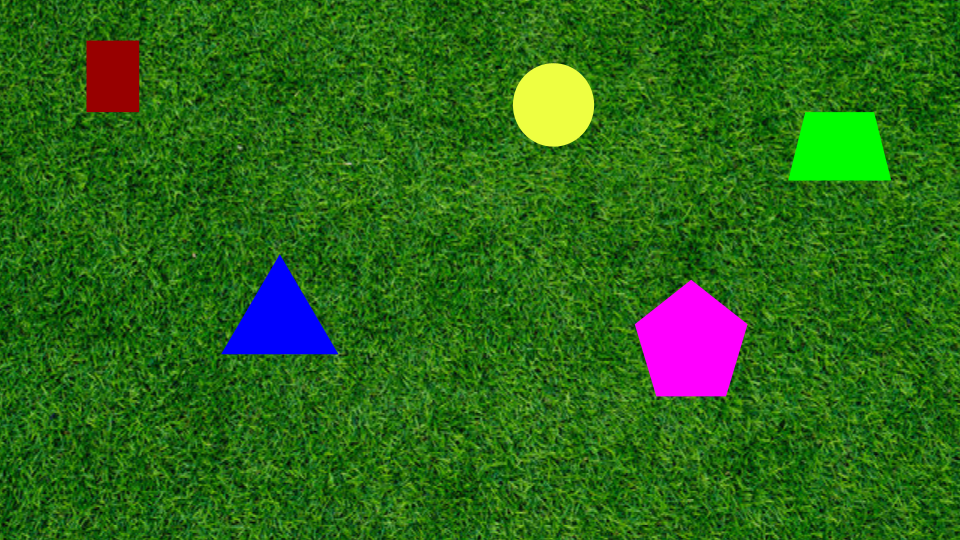
#> input picture PennAir 2024 App Static.png, 960 x 540 px
$ python -i core.py   (imports and definitions only)
#> lines starting #> are read from the running program, lines starting #| are printed output that depends on the picture; after the words box and inside, x2 and y2 are one past the last pixel; in counts of white or black regions, pixels touching at a corner belong together
import cv2
import numpy as np
import matplotlib.pyplot as plt
import logging
from typing import Tuple, cast

# [5 lines not run here, left out]


# ========== Basic Functions  ==========

# [11 lines left out: functions load_image, show_image, not called in this run]

# ========== Core Class ==========

class Processor:
    def __init__(self, img: np.ndarray):
        self.img = img

    def _to_bgr(self, img, is_bgr=True):
        if img.ndim == 2:
            return cv2.cvtColor(img, cv2.COLOR_GRAY2BGR), True
        if is_bgr:
            return img, True
        return cv2.cvtColor(img, cv2.COLOR_RGB2BGR), True

    def _auto_nonbg_mask(self, img, is_bgr=True, border_frac=0.05, return_extras=False):
        bgr, _ = self._to_bgr(img, is_bgr=is_bgr)
        H, W = bgr.shape[:2]
        lab = cv2.cvtColor(bgr, cv2.COLOR_BGR2LAB).astype(np.float32)

        t = max(2, int(min(H, W) * border_frac))
        # Sample from corners, which are more robustly background
        corners = np.concatenate([
            lab[:t, :t].reshape(-1, 3),       # Top-left
            lab[:t, W - t:].reshape(-1, 3),  # Top-right
            lab[H - t:, :t].reshape(-1, 3),   # Bottom-left
            lab[H - t:, W - t:].reshape(-1, 3), # Bottom-right
        ], axis=0)
        bg_lab = np.median(corners, axis=0)

        dist = np.linalg.norm(lab - bg_lab[None, None, :], axis=2)
        # Manual normalization to avoid type issues with cv2.normalize and None dst
        dmin = float(dist.min())
        dptp = float(dist.max() - dmin)
        if dptp < 1e-6:
            dist_u8 = np.zeros_like(dist, dtype=np.uint8)
        else:
            dist_u8 = (((dist - dmin) / dptp) * 255.0).astype(np.uint8)
        otsu_t, mask = cv2.threshold(dist_u8, 0, 255, cv2.THRESH_BINARY + cv2.THRESH_OTSU)
        if return_extras:
            return mask, dist_u8, float(otsu_t)
        return mask

    def _find_contours(self, mask):
        mode = cv2.RETR_EXTERNAL
        # Use SIMPLE to drop redundant points early
        method = cv2.CHAIN_APPROX_SIMPLE
        out = cv2.findContours(mask, mode, method)
        contours = out[0] if len(out) == 2 else out[1]
        hierarchy = out[1] if len(out) == 2 else out[2]
        return contours, hierarchy

    def _to_xy_arrays(self, contours):
        polys = []
        for c in contours:
            c = c.reshape(-1, 2)
            polys.append(c.astype(np.float32))
        return polys

    def _draw_overlays(self, img, contours, centers=None, is_bgr=True, thickness=2):
        bgr, _ = self._to_bgr(img, is_bgr=is_bgr)
        overlay = bgr.copy()
        cv2.drawContours(overlay, contours, -1, (0, 0, 255), thickness)

        if centers:
            for cX, cY in centers:
                # Draw the center of the shape on the image
                cv2.circle(overlay, (cX, cY), 7, (255, 255, 255), -1)
                cv2.putText(overlay, f"({cX}, {cY})", (cX - 40, cY - 20), cv2.FONT_HERSHEY_SIMPLEX, 0.5, (255, 255, 255), 2)

        return overlay if is_bgr else cv2.cvtColor(overlay, cv2.COLOR_BGR2RGB)

    def _smooth_mask(self, mask, smooth_px=5, close_px=5, open_px=3, upsample=1):
        """
        Heavily denoise/smooth the binary mask to kill stair-steps and burrs.
        `smooth_px` is median blur size; `close_px`/`open_px` are morph kernel sizes.
        `upsample`>1: process at higher res for subpixel-quality borders, then downsample.
        """
        m = mask.copy()
        if upsample > 1:
            m = cv2.resize(m, None, fx=upsample, fy=upsample, interpolation=cv2.INTER_NEAREST)

        if close_px and close_px > 1:
            k = cv2.getStructuringElement(cv2.MORPH_RECT, (close_px, close_px))
            m = cv2.morphologyEx(m, cv2.MORPH_CLOSE, k, iterations=1)

        if open_px and open_px > 1:
            k = cv2.getStructuringElement(cv2.MORPH_RECT, (open_px, open_px))
            m = cv2.morphologyEx(m, cv2.MORPH_OPEN, k, iterations=1)

        if smooth_px and smooth_px > 1 and smooth_px % 2 == 1:
            m = cv2.medianBlur(m, smooth_px)

        if upsample > 1:
            m = cv2.resize(m, (mask.shape[1], mask.shape[0]), interpolation=cv2.INTER_NEAREST)
        return m

    def _remove_small_components(self, mask, *, min_area_px=0.0, min_area_frac=None):
        """
        Remove connected components smaller than the area threshold.
        If min_area_frac is provided, threshold is max(min_area_px, min_area_frac * H * W).
        """
        if mask is None:
            return mask
        H, W = mask.shape[:2]
        area_thresh = float(min_area_px) if min_area_px else 0.0
        if min_area_frac is not None:
            area_thresh = max(area_thresh, float(min_area_frac) * float(H * W))

        if area_thresh <= 1.0:
            return mask

        num_labels, labels, stats, _ = cv2.connectedComponentsWithStats(mask, connectivity=8)
        keep = np.zeros_like(mask, dtype=np.uint8)
        for label in range(1, num_labels):
            area = stats[label, cv2.CC_STAT_AREA]
            if area >= area_thresh:
                keep[labels == label] = 255
        return keep

    # Ramer-Douglas-Peucker simplification
    # https://en.wikipedia.org/wiki/Ramer%E2%80%93Douglas%E2%80%93Peucker_algorithm
    # Actually appeared to be unnecessary, so just commented out
    # def _approx_rdp(self, cnt, frac=0.02):
    #     eps = frac * cv2.arcLength(cnt, True)
    #     return cv2.approxPolyDP(cnt, eps, True)

    def _merge_collinear_vertices(self, poly_xy, angle_tol_deg=6.0, dist_tol=1.0):
        """
        Remove vertices where the turn angle is ~180 (nearly straight) or
        where consecutive vertices are extremely close.
        Works on an (N,2) float array; returns an (M,2) float array.
        """
        pts = poly_xy.astype(np.float32)
        N = len(pts)
        if N <= 3:
            return pts

        keep = []
        for i in range(N):
            p_prev, p, p_next = pts[(i - 1) % N], pts[i], pts[(i + 1) % N]

            # drop near-duplicate points
            if np.linalg.norm(p - p_prev) < dist_tol:
                continue

            v1 = p - p_prev
            v2 = p_next - p
            n1 = np.linalg.norm(v1)
            n2 = np.linalg.norm(v2)
            if n1 < 1e-6 or n2 < 1e-6:
                keep.append(p); continue

            cosang = np.clip(np.dot(v1, v2) / (n1 * n2), -1.0, 1.0)
            ang = np.degrees(np.arccos(cosang))  # 0..180
            # If angle ~ 180, it's almost straight -> drop it
            if abs(180.0 - ang) < angle_tol_deg:
                continue
            keep.append(p)

        keep = np.array(keep, dtype=np.float32)
        # If we were too aggressive, fall back
        if len(keep) < 3:
            return pts
        return keep

    def process_frame(
        self,
        *,
        is_bgr=True,
        min_area=150.0,             # <-- base absolute area threshold for contours
        min_area_frac=None,         # <-- optional fractional area threshold (of frame area)
        return_edge_mask=False,
        # NEW knobs:
        smooth_px=5,                # median blur on mask (odd int; try 5–9)
        close_px=7,                 # closing kernel (try 5–9 for straight edges)
        open_px=3,                  # opening kernel (small to preserve corners)
        upsample=2,                 # process at 2× for smoother borders, then downsample
        merge_collinear=True,       # merge almost-straight vertices after RDP
        angle_tol_deg=6.0,
        dist_tol=1.0,
        # Quality filters (robust across videos; conservative defaults)
        min_solidity=0.55,          # area / convexHull(area)
        contrast_margin_u8=8,       # require mean LAB-distance ≥ otsu+margin inside contour
    ):
        # 1) Build initial mask (auto background separation)
        mask_extras = self._auto_nonbg_mask(self.img, is_bgr=is_bgr, return_extras=True)
        mask, dist_u8, otsu_t = cast(Tuple[np.ndarray, np.ndarray, float], mask_extras)

        # 2) Strong smoothing to remove zippering along straight edges
        mask = self._smooth_mask(mask, smooth_px=smooth_px, close_px=close_px, open_px=open_px, upsample=upsample)

        # 2b) Remove tiny connected components to suppress speckle noise
        mask = self._remove_small_components(mask, min_area_px=min_area, min_area_frac=min_area_frac)

        # 3) Optional thin edge for visualization
        edge_mask = None
        if return_edge_mask:
            kernel = np.ones((3, 3), np.uint8)
            edge_mask = cv2.morphologyEx(mask, cv2.MORPH_GRADIENT, kernel)

        # 4) Contours (SIMPLE reduces redundant points)
        contours, hierarchy = self._find_contours(mask)

        # 5) Filter, simplify, and straighten polygons
        cleaned = []
        centers = []
        # Compute effective min area for contour filtering (same as used for CC removal)
        H, W = mask.shape[:2]
        effective_min_area = float(min_area)
        if min_area_frac is not None:
            effective_min_area = max(effective_min_area, float(min_area_frac) * float(H * W))

        for c in contours:
            area_c = float(cv2.contourArea(c))
            if area_c < effective_min_area:
                continue

            # Optional quality filters to reject non-shapes
            # Solidity
            hull = cv2.convexHull(c)
            hull_area = float(cv2.contourArea(hull))
            solidity = (area_c / hull_area) if hull_area > 1e-6 else 0.0
            if solidity < float(min_solidity):
                continue

            # Low-contrast rejector relative to background distance
            if contrast_margin_u8 and float(contrast_margin_u8) > 0.0:
                contour_mask = np.zeros((H, W), dtype=np.uint8)
                cv2.drawContours(contour_mask, [c], -1, 255, thickness=cv2.FILLED)
                masked_vals = dist_u8[contour_mask > 0]
                mean_dist = float(masked_vals.mean()) if masked_vals.size > 0 else 0.0
                if mean_dist < (float(otsu_t) + float(contrast_margin_u8)):
                    continue

            # Calculate the center of the contour
            M = cv2.moments(c)
            if M["m00"] > 0:
                cX = int(M["m10"] / M["m00"])
                cY = int(M["m01"] / M["m00"])
                centers.append((cX, cY))

            c_use = c
            # if simplify:
            #     c_use = self._approx_rdp(c_use, approx_epsilon_frac)
            poly = c_use.reshape(-1, 2).astype(np.float32)
            if merge_collinear and len(poly) >= 4:
                poly = self._merge_collinear_vertices(poly, angle_tol_deg=angle_tol_deg, dist_tol=dist_tol)
            cleaned.append(poly.reshape(-1, 1, 2).astype(np.int32))  # for drawing

        outlines = self._to_xy_arrays(cleaned)
        overlay = self._draw_overlays(self.img, cleaned, centers=centers, is_bgr=is_bgr, thickness=2)
        debug = {"mask": mask, "overlay": overlay, "dist_u8": dist_u8, "otsu_t": otsu_t}
        if return_edge_mask:
            debug["edge_mask"] = edge_mask
        return outlines, debug

# ========== Part 1: Shape Detection on Static Image ==========
# Use this image (PennAir 2024 App Static.png) that features solid shapes on a grassy background.
# Implement an algorithm (we recommend OpenCV - cv2) to detect the shapes.
# Trace the outlines of the detected shapes.
# Locate and mark the centers of the shapes.

# [140 lines left out: functions part_1, part_2, part_3, not called in this run]

def part_4() -> None:
    pass

def part_5() -> None:
    pass

def part_6() -> None:
    pass

>>> import cv2
>>> picture = cv2.imread('PennAir 2024 App Static.png')
#> picture is the input picture: shape (540, 960, 3); mean B, G, R 24.5, 104.6, 44
>>> result = Processor(picture).process_frame()
#> in _auto_nonbg_mask, `lab = cv2.cvtColor(bgr, cv2.COLOR_BGR2LAB).astype(np.float32)`:
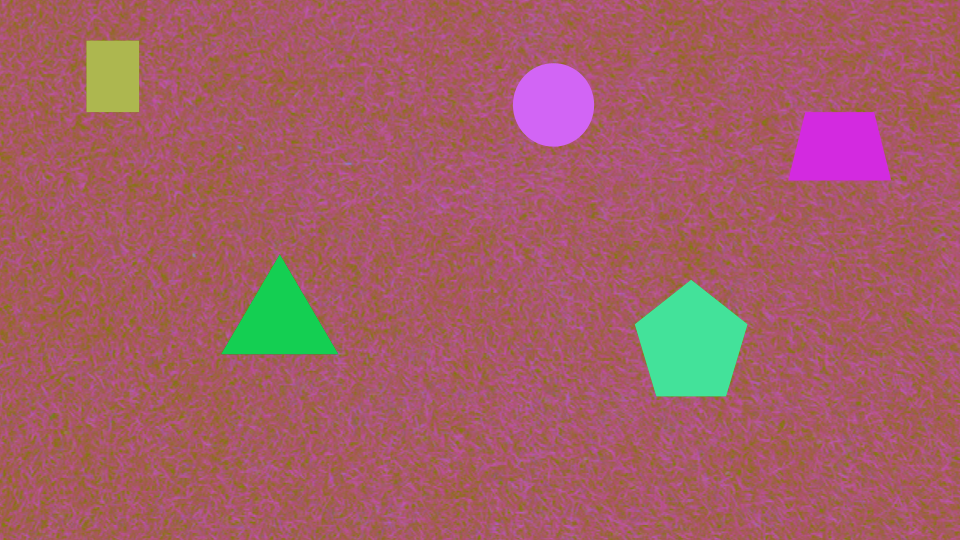
#> lab: shape (540, 960, 3) float32; mean B, G, R 102.3, 94.9, 164.4
#> in _auto_nonbg_mask, `corners = np.concatenate([ lab[:t, :t].reshape(-1, 3),`: corners = 2916 rows, first 8: [65, 100, 154], [107, 89, 173], [134, 86, 180], [131, 88, 175], [104, 93, 166], [82, 93, 163], [91, 91, 167], [117, 87, 173]
#> in _auto_nonbg_mask, `bg_lab = np.median(corners, axis=0)`: bg_lab = [91, 91, 165]
#> in _auto_nonbg_mask, `dist = np.linalg.norm(lab - bg_lab[None, None, :], axis=2)`:
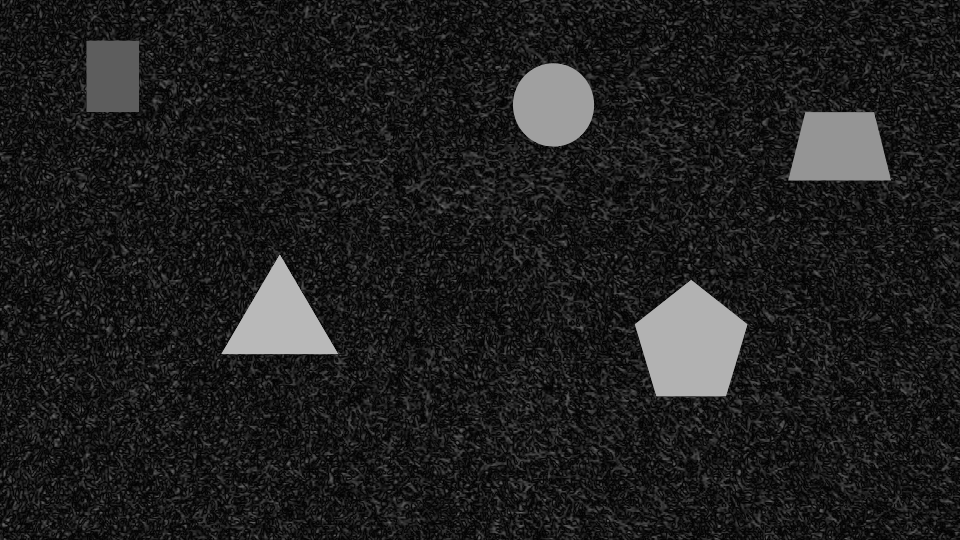
#> dist: shape (540, 960) float32; min 0, max 185.9, mean 31.8
#> in _auto_nonbg_mask, `dmin = float(dist.min())`: dmin = 0
#> in _auto_nonbg_mask, `dptp = float(dist.max() - dmin)`: dptp = 185.9
#> in _auto_nonbg_mask, `otsu_t, mask = cv2.threshold(dist_u8, 0, 255, cv2.THRESH_BINARY + cv2...`:
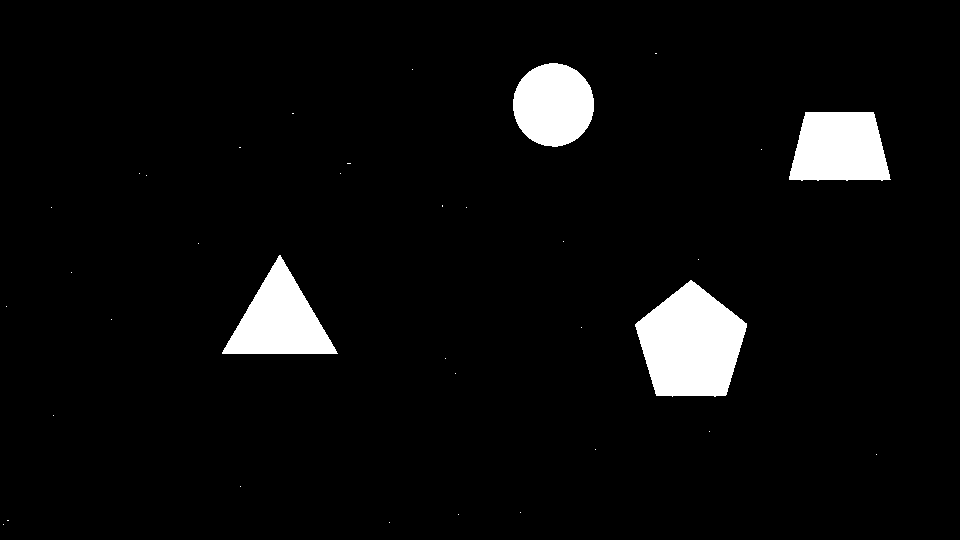
#> mask: shape (540, 960); 5% white; 35 white regions (31 under 20 px), largest, box (x1, y1, x2, y2) and area: (635, 280, 747, 397) 9081, (222, 255, 338, 354) 5854, (789, 112, 891, 181) 5829, (513, 63, 594, 147) 5312
#> in _auto_nonbg_mask, `otsu_t, mask = cv2.threshold(dist_u8, 0, 255, cv2.THRESH_BINARY + cv2...`: otsu_t = 132
#> in _smooth_mask, `m = cv2.resize(m, None, fx=upsample, fy=upsample, interpolation=cv2.IN..`: m: shape (1080, 1920); 5% white; 35 white regions (31 under 20 px), largest, box (x1, y1, x2, y2) and area: (1270, 560, 1494, 794) 36324, (444, 510, 676, 708) 23416, (1578, 224, 1782, 362) 23316, (1026, 126, 1188, 294) 21248
#> in _smooth_mask, `m = cv2.morphologyEx(m, cv2.MORPH_OPEN, k, iterations=1)`: m: shape (1080, 1920); 5% white; 4 white regions, box (x1, y1, x2, y2) and area: (1270, 560, 1494, 794) 36320, (444, 510, 674, 708) 23412, (1578, 224, 1780, 362) 23312, (1026, 126, 1188, 294) 21248
#> in _smooth_mask, `m = cv2.medianBlur(m, smooth_px)`: m: shape (1080, 1920); 5% white; 4 white regions, box (x1, y1, x2, y2) and area: (1270, 560, 1494, 794) 36310, (444, 510, 674, 708) 23401, (1578, 224, 1780, 362) 23300, (1026, 126, 1188, 294) 21240
#> in _smooth_mask, `m = cv2.resize(m, (mask.shape[1], mask.shape[0]), interpolation=cv2.IN..`: m: shape (540, 960); 5% white; 4 white regions
#> in _remove_small_components, `num_labels, labels, stats, _ = cv2.connectedComponentsWithStats(mask, ..`:
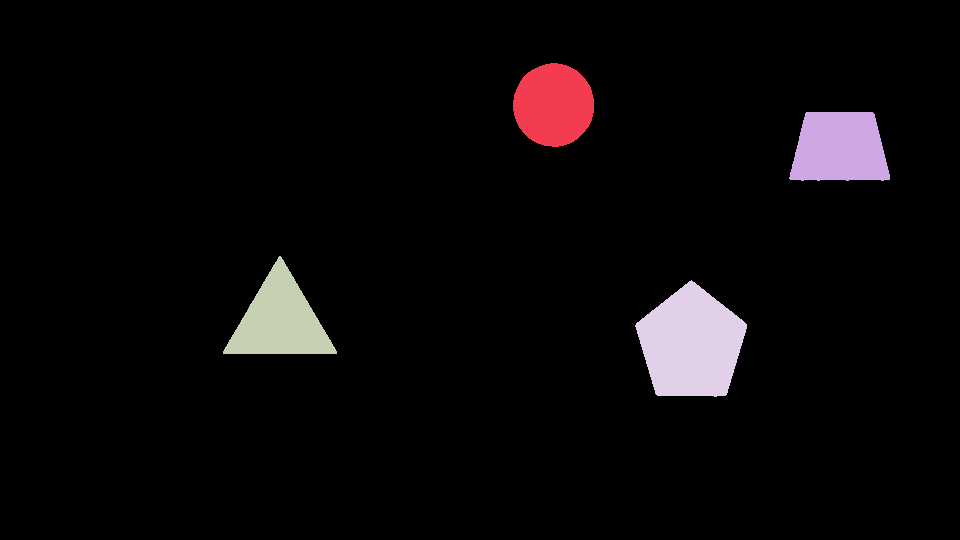
#> labels: shape (540, 960) int32; 5 distinct labels, from 0 to 4; one colour per label, 0 black
#> in _remove_small_components, `num_labels, labels, stats, _ = cv2.connectedComponentsWithStats(mask, ..`: num_labels = 5; stats = [[0, 0, 960, 540, 492382], [513, 63, 81, 84, 5310], [789, 112, 101, 69, 5813], [223, 256, 114, 98, 5809], [635, 280, 112, 117, 9086]]
#> the loop in _remove_small_components, `for label in range(1, num_labels):` made 4 passes
#> area on passes 1 to 4: 5310, 5813, 5809, 9086
#> in _find_contours, `out = cv2.findContours(mask, mode, method)`: out = 4 contours; box (x1, y1, x2, y2) and area: (635, 280, 747, 397) 8924, (789, 112, 890, 181) 5662, (223, 256, 337, 354) 5654, (513, 63, 594, 147) 5194
#> in _find_contours, `contours = out[0] if len(out) == 2 else out[1]`: contours has the same summary as out
#> in process_frame, `contours, hierarchy = self._find_contours(mask)`: contours has the same summary as out in _find_contours
#> the loop in process_frame, `for c in contours:` made 4 passes
#> (area_c, hull_area, solidity, mean_dist, cX, cY, N in _merge_collinear_vertices) on passes 1 to 4: (8924.5, 9063, 0.985, 242.9, 690, 343, 139), (5654, 5749, 0.983, 254.4, 279, 320, 162), (5662.5, 5794, 0.977, 203.4, 839, 147, 85), (5194, 5248, 0.99, 218.8, 553, 104, 118)
#> after the loop in process_frame, `for c in contours:`:
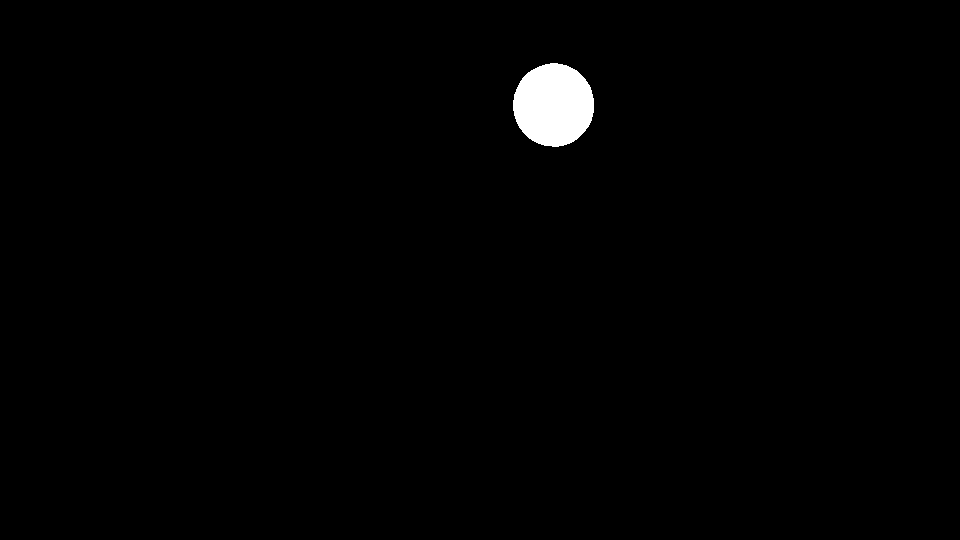
#> contour_mask: shape (540, 960); 1% white; 1 white region
#> after the loop in process_frame, `for c in contours:`: centers = [(690, 343), (279, 320), (839, 147), (553, 104)]; cleaned has the same summary as out in _find_contours
#> the loop in _to_xy_arrays, `for c in contours:` made 4 passes
#> after the loop in _to_xy_arrays, `for c in contours:`: polys = 4 point arrays, longest 162 points
#> in _draw_overlays, `cv2.drawContours(overlay, contours, -1, (0, 0, 255), thickness)`:
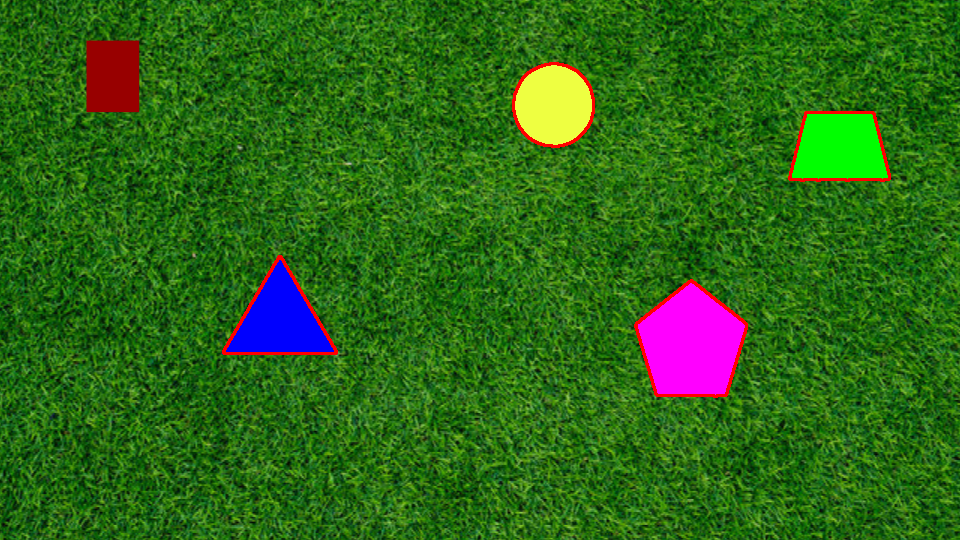
#> overlay: shape (540, 960, 3); 0.82% of pixels changed, all inside (x1, y1, x2, y2) = (222, 62, 891, 398)
#> the loop in _draw_overlays, `for cX, cY in centers:` made 4 passes
#> after the loop in _draw_overlays, `for cX, cY in centers:`:
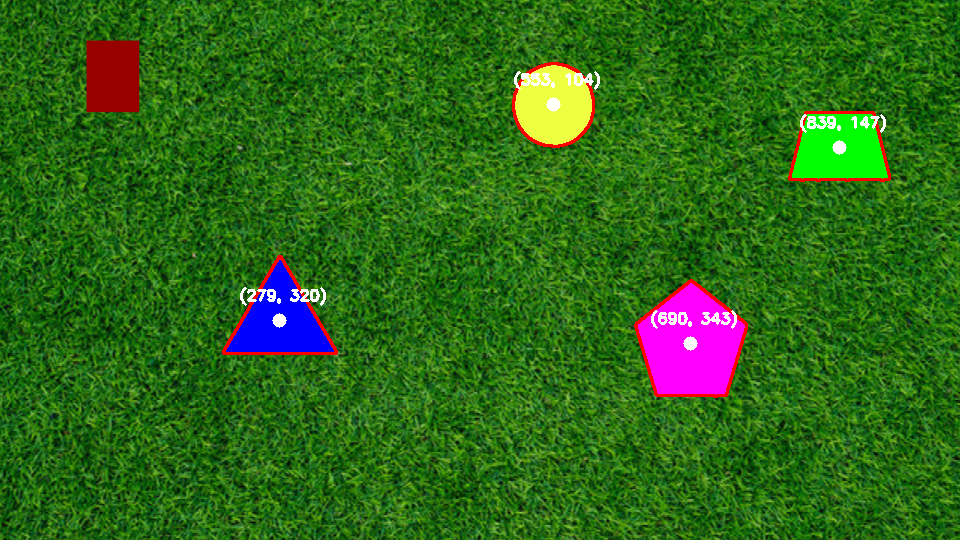
#> overlay: shape (540, 960, 3); 0.57% of pixels changed, all inside (x1, y1, x2, y2) = (240, 71, 886, 351)
